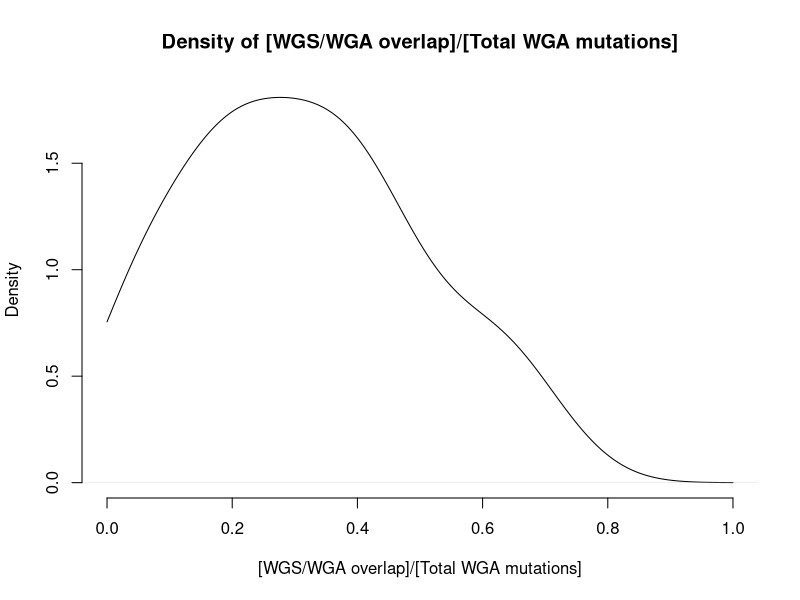
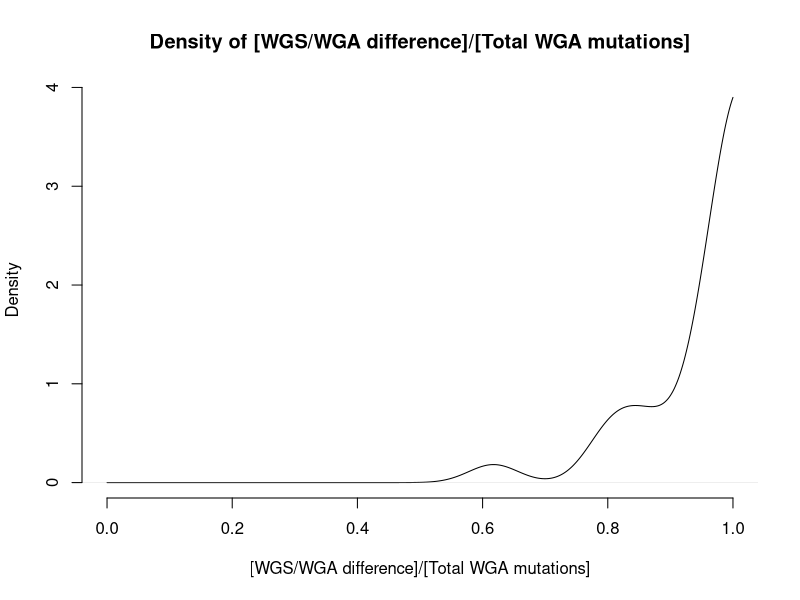
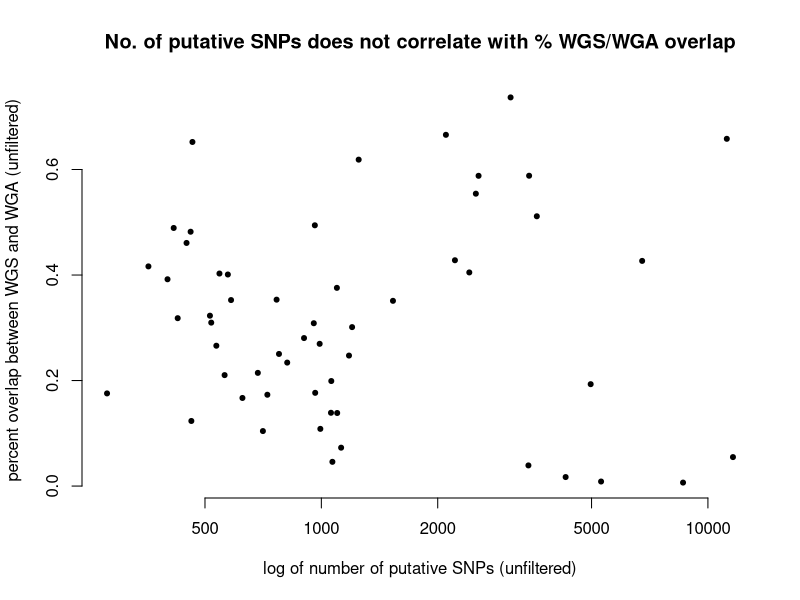

The R source for these figures, in order:
# load the data
data = read.table( "../FIGURE_DATA/STD40_unfiltered_overlap.txt", header=T )

# density plot of the percent overlap for the 55 WGA-S samples
pdf( "../FIGURE_PDFS/unfiltered_overlap_density.pdf" )
par(bty = 'n')
overlap = density( data$PERCENT_OVERLAP_by_WGA.282, from=0, to=1 )
plot( overlap, main="Density of [WGS/WGA overlap]/[Total WGA mutations]", xlab="[WGS/WGA overlap]/[Total WGA mutations]" )
dev.off()

# density plot of the percent difference for the 55 WGA-S samples
pdf( "../FIGURE_PDFS/unfiltered_difference_density.pdf" )
par(bty='n')
difference = density( data$PERCENT_DIFFERENCE_by_WGA.282, from=0, to=1 )
plot( difference, main="Density of [WGS/WGA difference]/[Total WGA mutations]", xlab="[WGS/WGA difference]/[Total WGA mutations]" )
dev.off()

# plot of the size of the overlap v. total # unfiltered mutations
pdf( "../FIGURE_PDFS/unfiltered_total_muts_v_percent_overlap.pdf" )
par(bty = 'n')
plot( data$TOTAL, data$PERCENT_OVERLAP_by_WGA.282, log='x', pch=20, main="No. of putative SNPs does not correlate with % WGS/WGA overlap", xlab="log of number of putative SNPs (unfiltered)", ylab="percent overlap between WGS and WGA (unfiltered)" )
abline( 0,1 )
dev.off()

# would also like to look at the split of the difference -- how much from 282, how much from 484?